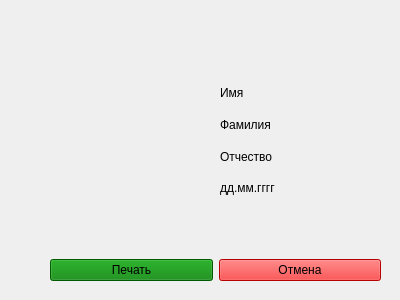
<?xml version="1.0" encoding="UTF-8"?>
<ui version="4.0">
 <class>PassFormRu</class>
 <widget class="QWidget" name="PassFormRu">
  <property name="geometry">
   <rect>
    <x>0</x>
    <y>0</y>
    <width>400</width>
    <height>300</height>
   </rect>
  </property>
  <property name="windowTitle">
   <string>Form</string>
  </property>
  <property name="styleSheet">
   <string notr="true"/>
  </property>
  <widget class="QLabel" name="photo">
   <property name="geometry">
    <rect>
     <x>50</x>
     <y>80</y>
     <width>141</width>
     <height>121</height>
    </rect>
   </property>
   <property name="text">
    <string/>
   </property>
   <property name="pixmap">
    <pixmap>../../фото.jpg</pixmap>
   </property>
   <property name="scaledContents">
    <bool>true</bool>
   </property>
  </widget>
  <widget class="QWidget" name="">
   <property name="geometry">
    <rect>
     <x>50</x>
     <y>240</y>
     <width>331</width>
     <height>61</height>
    </rect>
   </property>
   <layout class="QHBoxLayout" name="horizontalLayout">
    <item>
     <widget class="QPushButton" name="startButton">
      <property name="styleSheet">
       <string notr="true">background-color: green</string>
      </property>
      <property name="text">
       <string>Печать</string>
      </property>
     </widget>
    </item>
    <item>
     <widget class="QPushButton" name="cancelButton">
      <property name="styleSheet">
       <string notr="true">background-color: red</string>
      </property>
      <property name="text">
       <string>Отмена</string>
      </property>
     </widget>
    </item>
   </layout>
  </widget>
  <widget class="QWidget" name="">
   <property name="geometry">
    <rect>
     <x>220</x>
     <y>80</y>
     <width>161</width>
     <height>121</height>
    </rect>
   </property>
   <layout class="QVBoxLayout" name="verticalLayout">
    <item>
     <widget class="QLabel" name="name">
      <property name="text">
       <string>Имя</string>
      </property>
     </widget>
    </item>
    <item>
     <widget class="QLabel" name="surname">
      <property name="text">
       <string>Фамилия</string>
      </property>
     </widget>
    </item>
    <item>
     <widget class="QLabel" name="lastname">
      <property name="text">
       <string>Отчество</string>
      </property>
     </widget>
    </item>
    <item>
     <widget class="QLabel" name="date">
      <property name="text">
       <string>дд.мм.гггг</string>
      </property>
     </widget>
    </item>
   </layout>
  </widget>
 </widget>
 <resources/>
 <connections/>
</ui>
